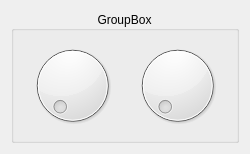
<?xml version="1.0" encoding="UTF-8"?>
<ui version="4.0">
 <class>Wartosc</class>
 <widget class="QWidget" name="Wartosc">
  <property name="geometry">
   <rect>
    <x>0</x>
    <y>0</y>
    <width>250</width>
    <height>154</height>
   </rect>
  </property>
  <property name="windowTitle">
   <string>Form</string>
  </property>
  <layout class="QVBoxLayout" name="verticalLayout">
   <item>
    <widget class="QGroupBox" name="groupBox">
     <property name="title">
      <string>GroupBox</string>
     </property>
     <property name="alignment">
      <set>Qt::AlignCenter</set>
     </property>
     <layout class="QHBoxLayout" name="horizontalLayout">
      <item>
       <widget class="QDial" name="calkowiteDial"/>
      </item>
      <item>
       <widget class="QDial" name="rzeczywisteDial"/>
      </item>
     </layout>
    </widget>
   </item>
  </layout>
 </widget>
 <resources/>
 <connections/>
</ui>
